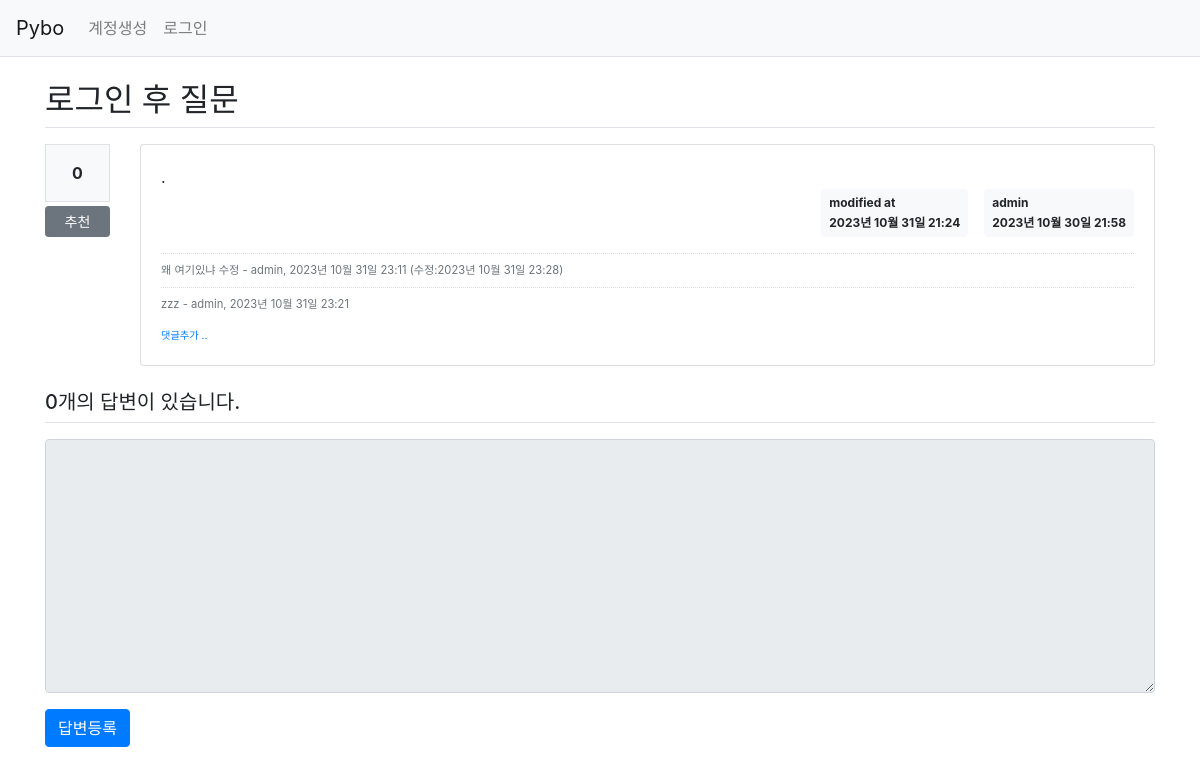
Screenshot of /question/detail/305/ with the database file from the repository.
### pybo/models.py (models this page shows)
class Question(db.Model):
    id = db.Column(db.Integer, primary_key=True)
    subject = db.Column(db.String(200), nullable=False)
    content = db.Column(db.Text(), nullable=False)
    create_date = db.Column(db.DateTime(), nullable=False)
    user_id = db.Column(db.Integer, db.ForeignKey('user.id', ondelete='CASCADE'), nullable=False)
    user = db.relationship('User', backref=db.backref('question_set'))
    modify_date = db.Column(db.DateTime(), nullable=True)
    voter = db.relationship('User', secondary=question_voter, backref=db.backref('question_voter_set'))

class User(db.Model):
    id = db.Column(db.Integer, primary_key=True)
    username = db.Column(db.String(150), unique=True, nullable=False)
    password = db.Column(db.String(200), nullable=False)
    email = db.Column(db.String(120), unique=True, nullable=False)

class Comment(db.Model):
    id = db.Column(db.Integer, primary_key=True)
    user_id = db.Column(db.Integer, db.ForeignKey('user.id', ondelete='CASCADE'), nullable=False)
    user = db.relationship('User', backref=db.backref('comment_set'))
    content = db.Column(db.Text(), nullable=False)
    create_date = db.Column(db.DateTime(), nullable=False)
    modify_date = db.Column(db.DateTime())
    question_id = db.Column(db.Integer, db.ForeignKey('question.id', ondelete='CASCADE'), nullable=True)
    question = db.relationship('Question', backref=db.backref('comment_set'))
    answer_id = db.Column(db.Integer, db.ForeignKey('answer.id', ondelete='CASCADE'), nullable=True)
    answer = db.relationship('Answer', backref=db.backref('comment_set'))

### pybo/views/question_views.py (the view)
@bp.route('/detail/<int:question_id>/')
def detail(question_id):
    form = AnswerForm()
    question = Question.query.get_or_404(question_id)
    return render_template('question/question_detail.html', question=question, form=form)

### pybo/forms.py
class AnswerForm(FlaskForm):
    content = TextAreaField('내용', validators=[DataRequired('내용은 필수 입력 항목입니다.')])

### pybo/filter.py (called while the page is built)
def format_datetime(value, fmt='%Y년 %m월 %d일 %H:%M'):
    return value.strftime(fmt)

### pybo/views/auth_views.py (called while the page is built)
@bp.before_app_request
def load_logged_in_user():
    user_id = session.get('user_id')
    if user_id is None:
        g.user = None
    else:
        g.user = User.query.get(user_id)

### pybo/templates/question/question_detail.html (shortened to what this page needs)
{% extends 'base.html' %}
{% block content %}
<div class="container my-3">
    <h2 class="border-bottom py-2">{{ question.subject }}</h2>
    <div class="row my-3">
        <div class="col-1">
            <div class="bg-light text-center p-3 border font-weight-bolder mb-1">{{ question.voter|length }}</div>
            <a href="#" data-uri="{{ url_for('vote.question', question_id=question.id) }}" class="recommend btn btn-sm btn-secondary btn-block my-1">추천</a>
        </div>
        <div class="col-11">
            <div class="card">
                <div class="card-body">
                    <div class="card-text" style="white-space: pre-line;">{{ question.content }}</div>
                    <div class="d-flex justify-content-end">
                        {% if question.modify_date %}
                        <div class="badge badge-light p-2 text-left mx-3">
                            <div class="mb-2">modified at</div>
                            <div>{{ question.modify_date|datetime }}</div>
                        </div>
                        {% endif %}
                        <div class="badge badge-light p-2 text-left">
                            <div class="mb-2">{{ question.user.username }}</div>
                            <div>{{ question.create_date|datetime }}</div>
                        </div>
                    </div>
                    {% if question.comment_set|length > 0 %}
                    <div class="mt-3">
                        {% for comment in question.comment_set %}
                            <div class="comment py-2 text-muted">
                                <span style="white-space: pre-line;">{{ comment.content }}</span>
                                <span>
                                    - {{ comment.user.username }}, {{ comment.create_date|datetime }}
                                    {% if comment.modify_date %}
                                    (수정:{{ comment.modify_date|datetime }})
                                    {% endif %}
                                </span>
                            </div>
                        {% endfor %}
                    </div>
                    {% endif %}
                    <div>
                        <a href="{{ url_for('comment.create_question', question_id=question.id) }}" class="small"><small>댓글추가 ..</small></a>
                    </div>
                </div>
            </div>
        </div>
    </div>
    <h5 class="border-bottom my-3 py-2">{{ question.answer_set|length }}개의 답변이 있습니다.</h5>
    <form action="{{ url_for('answer.create', question_id=question.id) }}" method="post" class="my-3">
        <div class="form-group">
            <textarea {% if not g.user %}disabled{% endif %} name="content" id="content" class="form-control" rows="10"></textarea>
        </div>
        <input type="submit" value="답변등록" class="btn btn-primary">
    </form>
</div>
{% endblock %}

### pybo/static/style.css (style rules this page uses)
.comment { border-top:dotted 1px #ddd; font-size: 0.7em; }

### rows the page displays
Question: subject "로그인 후 질문", content ".", modify_date "2023년 10월 31일 21:24", create_date "2023년 10월 30일 21:58"
User: user.username "admin"
Comment: content "왜 여기있냐 수정", user.username "admin", create_date "2023년 10월 31일 23:11", modify_date "2023년 10월 31일 23:28"
Comment: content "zzz", user.username "admin", create_date "2023년 10월 31일 23:21"

### other values shown
{{ question.voter|length }} "0"
{{ question.answer_set|length }} "0"
